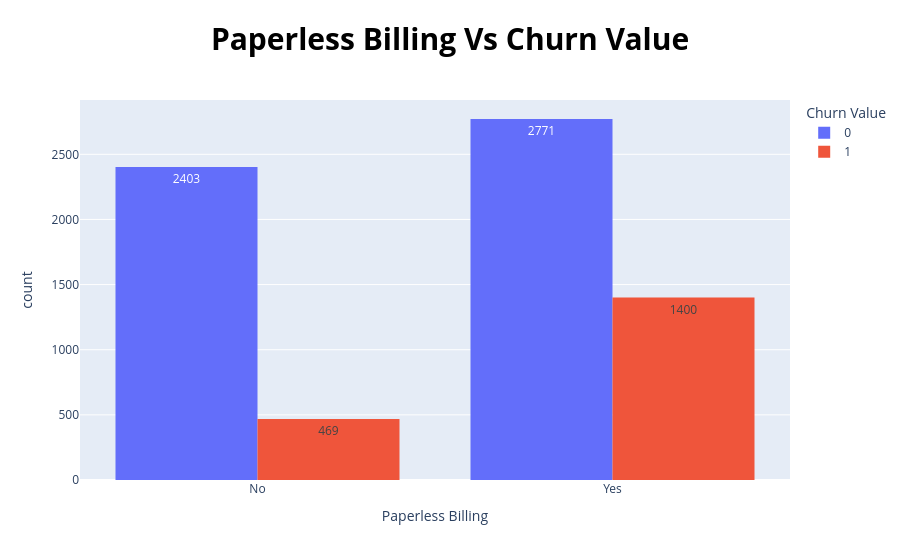

The notebook cell this image was saved under:
### Markdown cell above
- ok , the percentage of the customers that have two year contract is 24.1% but that contract type is the most good one for most of the its customers 
- i think if the percentage of that type is the highest , the number of customers that will leave will decrease

### Code cell
algorithm.pie_chart('Paperless Billing' , data_frame)
algorithm.bar_pixel_plot(data_frame , 'Paperless Billing' , 'Churn Value')

### Figure 1 — Plotly figure (JSON) as saved in the notebook; plotly's stock layout.template omitted (floating-point values rounded to 4 significant figures)
{"data": [{"alignmentgroup": "True", "bingroup": "x", "histfunc": "sum", "hovertemplate": "Churn Value=0<br>Paperless Billing=%{x}<br>sum of count=%{y}<extra></extra>", "legendgroup": "0", "marker": {"color": "#636efa", "pattern": {"shape": ""}}, "name": "0", "offsetgroup": "0", "orientation": "v", "showlegend": true, "texttemplate": "%{value}", "type": "histogram", "x": ["No", "Yes"], "xaxis": "x", "y": [2403, 2771], "yaxis": "y"}, {"alignmentgroup": "True", "bingroup": "x", "histfunc": "sum", "hovertemplate": "Churn Value=1<br>Paperless Billing=%{x}<br>sum of count=%{y}<extra></extra>", "legendgroup": "1", "marker": {"color": "#EF553B", "pattern": {"shape": ""}}, "name": "1", "offsetgroup": "1", "orientation": "v", "showlegend": true, "texttemplate": "%{value}", "type": "histogram", "x": ["No", "Yes"], "xaxis": "x", "y": [469, 1400], "yaxis": "y"}], "layout": {"barmode": "group", "legend": {"title": {"text": "Churn Value"}, "tracegroupgap": 0}, "title": {"font": {"color": "black", "size": 30}, "text": "<b>Paperless Billing Vs Churn Value", "x": 0.5}, "xaxis": {"anchor": "y", "domain": [0, 1], "title": {"text": "Paperless Billing"}}, "yaxis": {"anchor": "x", "domain": [0, 1], "title": {"text": "count"}}}}
